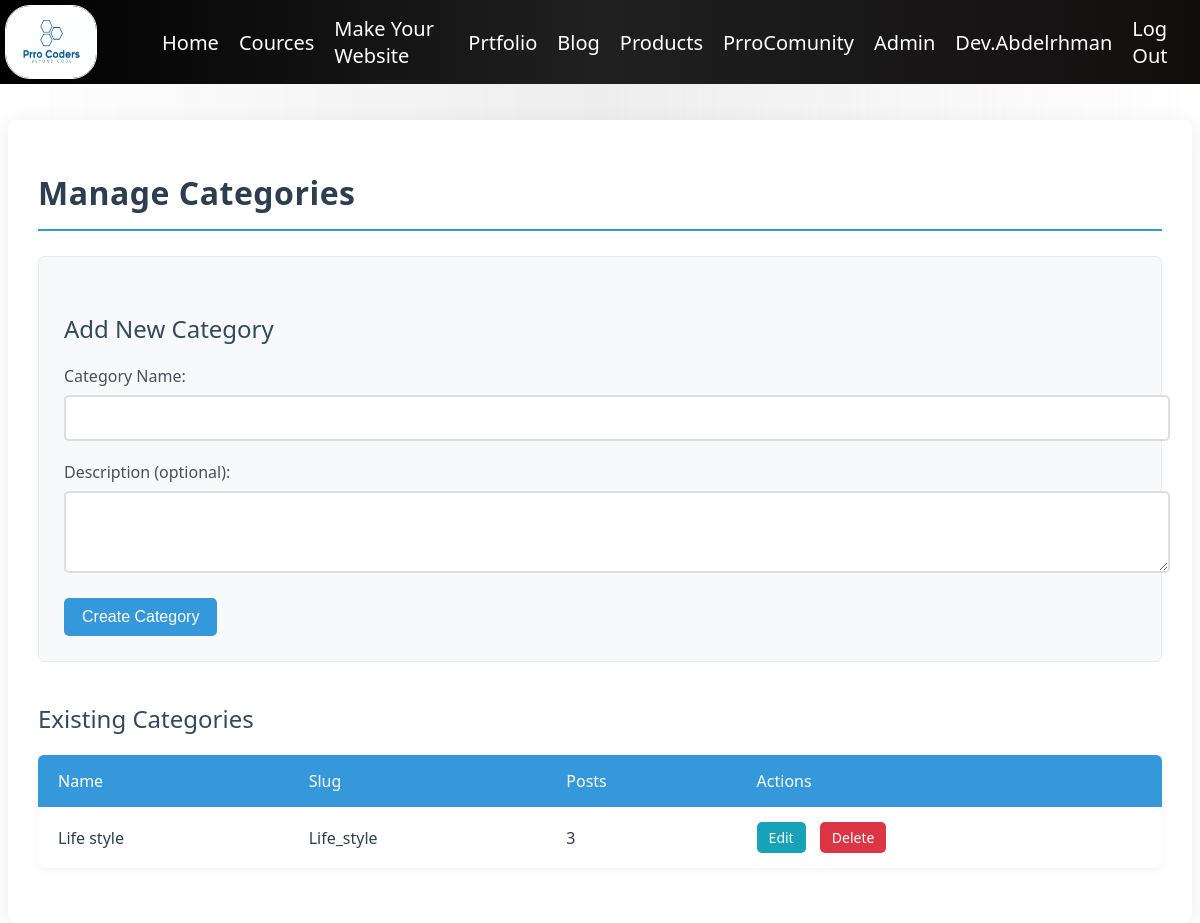
Before: /blog/manage/categories/ (signed in) with the older database file.
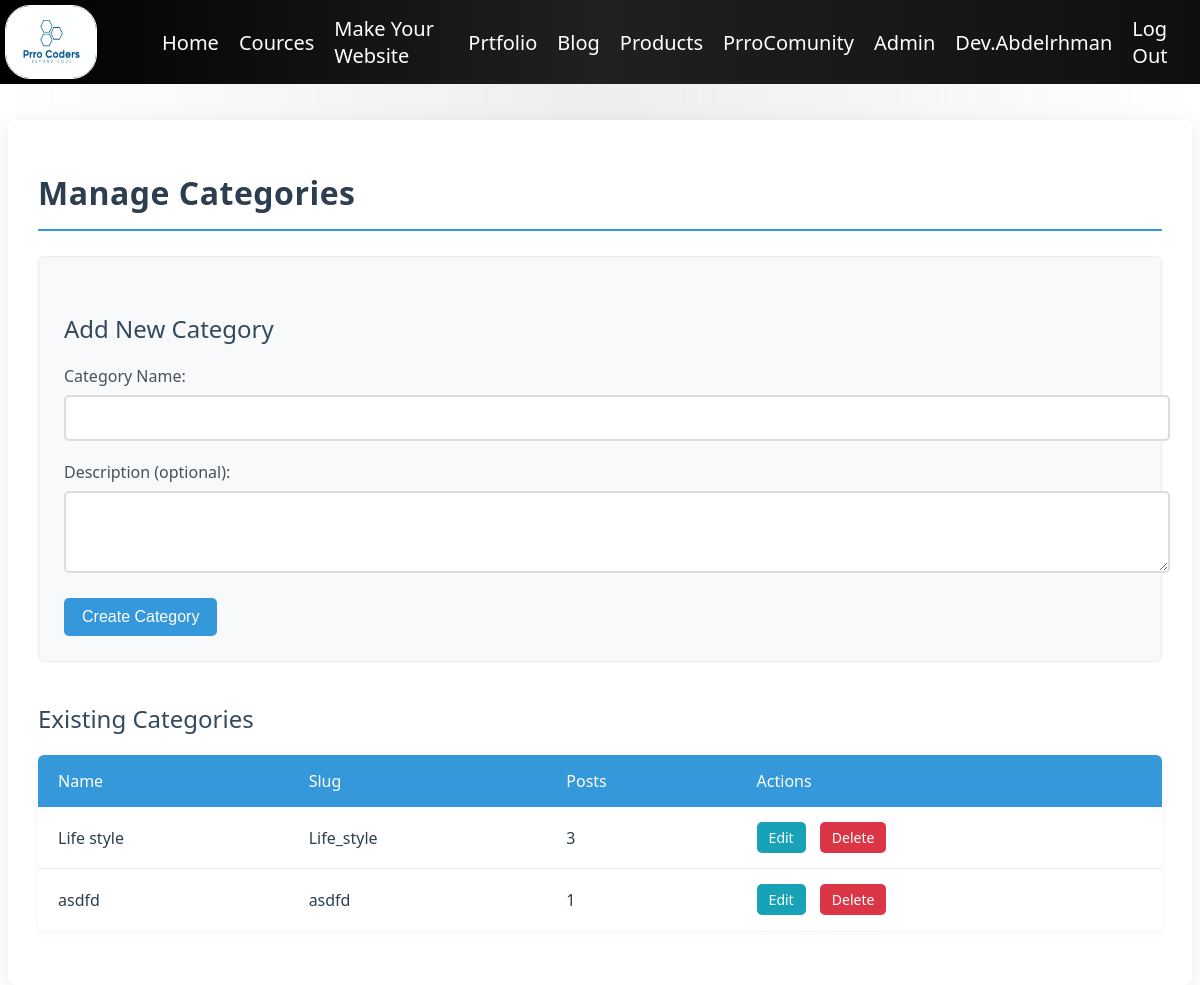
After: the same page with the newer database file.
### blog/models.py (models this page shows, shortened)
class Category(models.Model):
    name = models.CharField(max_length=100)
    slug = models.SlugField(unique=True)
    description = models.TextField(blank=True)
    class Meta:
        verbose_name_plural = "Categories"
        ordering = ['name']

### blog/views.py (the view)
# urls.py: path('manage/categories/', views.manage_categories, name='manage_categories'),
@login_required
@user_passes_test(is_staff_user)
def manage_categories(request):
    categories = Category.objects.all().order_by('name')
    return render(request, 'blog/manage_categories.html', {
        'categories': categories
    })

### blog/views.py (called while the page is built)
def is_staff_user(user):
    return user.is_staff or user.is_superuser

### templates/blog/manage_categories.html (shortened to what this page needs)
{% extends "layout.html" %}
{% block body %}
<div class="categories-management">
    <h1>Manage Categories</h1>
    <div class="category-form">
        <h2>Add New Category</h2>
        <form method="post" action="{% url 'blog:category_create' %}">
            <div class="form-group">
                <label for="name">Category Name:</label>
                <input type="text" id="name" name="name" required>
            </div>
            <div class="form-group">
                <label for="description">Description (optional):</label>
                <textarea id="description" name="description" rows="3"></textarea>
            </div>
            <button type="submit" class="btn btn-primary">Create Category</button>
        </form>
    </div>
    <div class="categories-list">
        <h2>Existing Categories</h2>
        {% if categories %}
        <table class="table">
            <thead>
                <tr>
                    <th>Name</th>
                    <th>Slug</th>
                    <th>Posts</th>
                    <th>Actions</th>
                </tr>
            </thead>
            <tbody>
                {% for category in categories %}
                <tr>
                    <td>{{ category.name }}</td>
                    <td>{{ category.slug }}</td>
                    <td>{{ category.posts.count }}</td>
                    <td>
                        <a href="{% url 'blog:category_edit' category.id %}" class="btn btn-sm btn-info">Edit</a>
                        <a href="{% url 'blog:category_delete' category.id %}" class="btn btn-sm btn-danger" onclick="return confirm('Are you sure you want to delete this category?')">Delete</a>
                    </td>
                </tr>
                {% endfor %}
            </tbody>
        </table>
        {% else %}
        <p>No categories yet. Create one using the form above.</p>
        {% endif %}
    </div>
</div>
{% endblock body %}

Changed rows visible on the page:
added Category: name "asdfd", slug "asdfd", posts.count "1"
